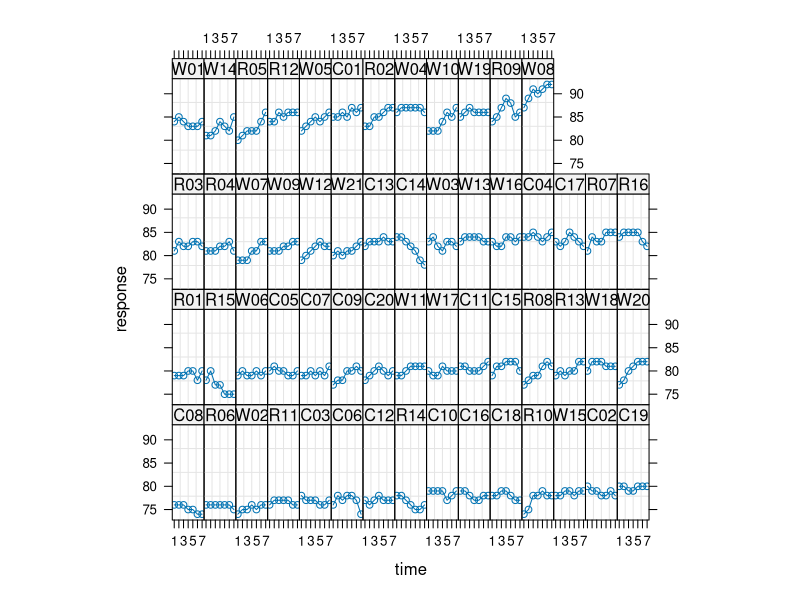
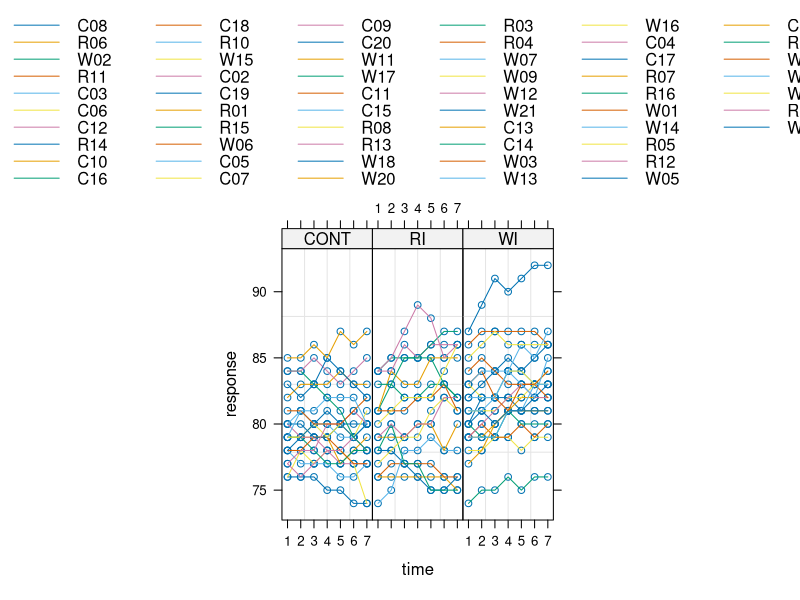
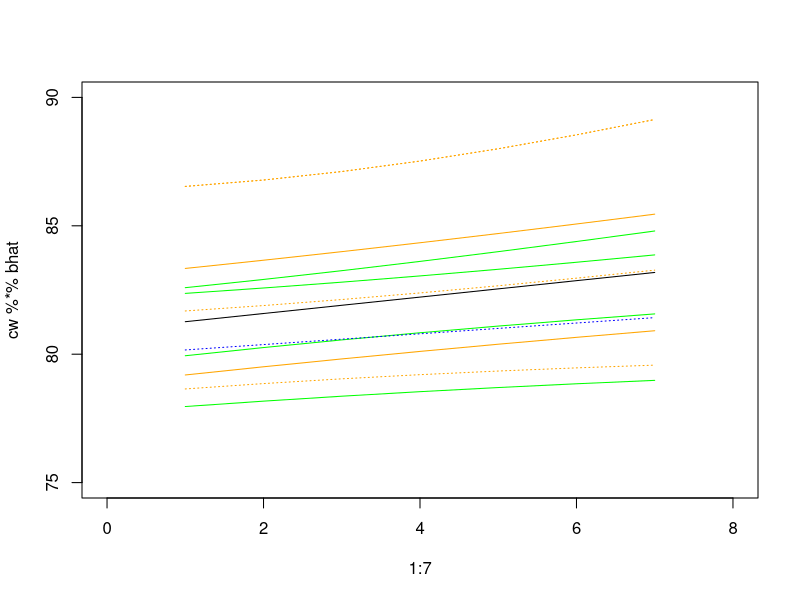

R code for these plots, in order:
library('nlme')
library('lme4')

weight <- read.table('weight.dat', header = TRUE)

# Tmt: 
# CONT: Control: 20 subjects
# RI: Rep increase: 16 subjects
# Weight increase: 21 subjects

# Time: 7 time intervals, each subject measured at each interval

# Make each subject unique
weight$sub <- paste(substr(weight$tmt, 1, 1), sprintf("%02d", weight$subject), sep='')
# Make time start at 0. Lots of reasons, but for one if they don't start at the same spot, 
# there was probably an issue with randomization
weight$ztime <- weight$time - 1
weightsort <- weight[order(weight$sub), ]
weightsort[1:14, ]

# Some nice quick views of the data. Look at intercepts, slopes, etc. Note C14 is heavy negative slope
WeightG <- groupedData(response ~ time | sub, data = weight)
plot(WeightG)
plot(WeightG, outer = ~tmt)

# This model gives 3 intercepts and 3 slopes (we get rid of the normal intercept to get values on ALL groups)
# This structures the design matrix for us to actually see the slopes of all groups
fitlm <- lm(response ~ -1 + as.factor(tmt) + ztime:as.factor(tmt), data = weight)
# 4th line indicates control doesn't really change over time
summary(fitlm)
# However, this is the wrong analysis. It's not accounting for subject at all, etc.
logLik(fitlm)

# Fit mixed model. By default fits CompoundSymmetric
# Does CompSymm make sense for this data? It implies that with a subject, the covariance between 
# times 1&2 is the same as 1&7, etc.
fitcs <- lmer(response ~ -1 + as.factor(tmt) + ztime:as.factor(tmt) + (1|sub), data = weight)
summary(fitcs)
logLik(fitcs)
# We're fitting 3 slopes, but 57 lines (the lines just have slope according to the treatment, but intercept 
# according to the subject)
# X is a matrix that indicates: first 3 columns which treatment per time step,
#  ext 3 columns the time steps per treatment)
# beta is the intercept
# Z is matrix that indicates which treatment the subjects were in
# u is the deviation from the intercept
# This structure allows each line (57 subjects) to start at a different spot

# Same exact structure as the model above, just different function
fitcsg <- gls(response ~ -1 + as.factor(tmt) + ztime:as.factor(tmt), 
  correlation = corCompSymm(form = ~1|sub), data = weight)
logLik(fitcsg)
# However, fitcs gives us the u-hats, fitcsg does not. If we care about ind. subjects, we might want u-hats
# You can see the u-hats using:
ranef(fitcs)

# The random effect is now putting both the intercept and time in the Z-matrix
# This gives us a deviation from the intercept AND a deviation from the slope
# Now each line can start at a different place and tilt differently
fitrc <- lmer(response ~ -1 + as.factor(tmt) + ztime:as.factor(tmt) + (ztime|sub), data = weight)
summary(fitrc)
# u ~ N(0,G). G was a diagonal with sigma^2_s
# Now in the summary we see there is a Corr of -0.06 on ztime
# So now u has off-diagonals??
logLik(fitrc)

# The || assumes the slopes and intercepts are independent (not correlation)
# Generally we'd assume slopes and intercepts have negative correlation (slope up, intercept down)
fitrc1 <- lmer(response ~ -1 + as.factor(tmt) + ztime:as.factor(tmt) + (ztime||sub), data = weight)
summary(fitrc1)
logLik(fitrc1)

# ANOVA requires ML, not REML. In REML we integrate out the betas, but the ANOVA needs it
anova(fitrc, fitrc1)
logLik(fitrc) #-659.6185 (df = 10)
logLik(fitrc1) # -659.6982 (df = 9), diff ~.08, *2 ~ .16
1-pchisq(.16, 1) # Not significantly differently


bhat <- t(t(fixef(fitrc1)))
uhat <- ranef(fitrc1)$sub # 2 columns, intercepts and slopes

# Using y = XB + Zu + e, e ~ N(0, R), u ~ N(0, G), e and u are independent
# We will use the C-hat shown in the SAS documentation
uhat <- matrix(as.matrix(uhat), 114, 1) # combines it all into one column
X <- model.matrix(~ -1 + as.factor(tmt) + ztime:as.factor(tmt), data = weightsort)
dim(X) # 399 x 6
Z <- model.matrix(response ~ -1 + as.factor(sub) + ztime:sub, data = weightsort)
dim(Z) # 399 x 114
Z[2, ] # Start with a 1 for intercept of C01, and a 1 for the slope of C01
summary(fitrc1)
R <- .6337*diag(1,399) # Residual variance x Identity
g <- rbind(c(8.8853, 0), c(0, 0.1234)) # Intercept then Slope
g # This is our little 2x2 block
G <- g %x% diag(1, 57)
G[1:7, 1:7] # First 57 rows/columns is a diagonal of 8.8853
G[56:60, 56:60] # Last 57 rows/columns is a diagonal of 0.1234. This shows the transition

sigma <- Z %*% G %*% t(Z) + R
sigma[1:7, 1:7]

sigma_i <- solve(sigma)
v11 <- solve(t(X) %*% sigma_i %*% X)
v22 <- solve(t(Z) %*% solve(R) %*% Z + solve(G)) + G %*% t(Z) %*% sigma_i %*% X %*% v11 %*% t(X) %*% sigma_i %*% Z %*% G
v12 <- -v11 %*% t(X) %*% sigma_i %*% Z %*% G
v21 <- t(v12)
chat <- rbind(cbind(v11, v12), cbind(v21,v22))

z56 <- t(rep(0,56))

# This is getting the value for first subject on 6th (last) time period
# 3 intercept columns, 3 slope columns
# Should be 79.97 - .048*6 + 4.95 + .344*6, pulled from the summary
csub1 <- cbind(1,0,0,6,0,0,1,z56,6,z56)
bhatuhat <- rbind(bhat, uhat)
csub1 %*% bhatuhat

# Intervals for subject 1 in control at ztime 6
fit_test <- lmerTest::lmer(response ~ as.factor(tmt) + ztime:as.factor(tmt) + (ztime||sub), data = weightsort)
anova_table <- anova(fit_test)
den_df <- anova_table$DenDF[1]  # Denominator degrees of freedom

# Confidence Interval
csub1 %*% bhatuhat + qt(.975, den_df)*sqrt(csub1 %*% chat %*% t(csub1))
csub1 %*% bhatuhat - qt(.975, den_df)*sqrt(csub1 %*% chat %*% t(csub1))

# Prediction interval (which is a little silly here)
# Uses the residual variance (e)
csub1 %*% bhatuhat + qt(.975, den_df)*sqrt(csub1 %*% chat %*% t(csub1) + .6337)
csub1 %*% bhatuhat - qt(.975, den_df)*sqrt(csub1 %*% chat %*% t(csub1) + .6337)

# Now looking at the overal group estimate for treatment 3 at time 6
vhatbhat <- chat[1:6,1:6]
cw6 <- rbind(c(0,0,1,0,0,6))
ucl <- cw6 %*% bhat + qt(.975, den_df)*sqrt(cw6 %*% vhatbhat %*% t(cw6))
lcl <- cw6 %*% bhat - qt(.975, den_df)*sqrt(cw6 %*% vhatbhat %*% t(cw6))
c(lcl, cw6%*%bhat, ucl)

# Now looking at all times for treatment 3
cw <- cbind(0,0,1,0,0,0:6)
plot(1:7, cw%*%bhat, xlim = c(0,8), ylim = c(75,90), type = "l")
ucl <- cw %*% bhat + qt(.975, den_df)*sqrt(diag(cw %*% vhatbhat %*% t(cw)))
lcl <- cw %*% bhat - qt(.975, den_df)*sqrt(diag(cw %*% vhatbhat %*% t(cw)))
cbind(lcl, cw%*%bhat, ucl)
lines(1:7, ucl, col = "green")
lines(1:7, lcl, col = "green")

# Now add on the plots for treatment 2
cr <- cbind(0,1,0,0,0:6,0)
lines(1:7, cr%*%bhat, lty = 3, col = "blue")
ucl_r <- cr %*% bhat + qt(.975, den_df)*sqrt(diag(cr %*% vhatbhat %*% t(cr)))
lcl_r <- cr %*% bhat - qt(.975, den_df)*sqrt(diag(cr %*% vhatbhat %*% t(cr)))
cbind(lcl_r, cr%*%bhat, ucl_r)
lines(1:7, ucl_r, col = "orange", lty = 3)
lines(1:7, lcl_r, col = "orange", lty = 3)

# Test the difference in the intercepts
crw1 <- cbind(0,-1,1,0,0,0)
tstat <- (crw1 %*% bhat)/sqrt(crw1 %*% vhatbhat %*% t(crw1))
2 * (1-pt(tstat, den_df))

# Test the difference in the slopes
csrw <- cbind(0,0,0,0,-1,1)
tstat <- (csrw %*% bhat)/sqrt(csrw %*% vhatbhat %*% t(csrw))
2 * (1-pt(tstat, den_df))

# Now the prediction interval lines
upl_r <- cr %*% bhat + qt(.975, den_df)*sqrt(diag(cr %*% vhatbhat %*% t(cr) + .6337))
lpl_r <- cr %*% bhat - qt(.975, den_df)*sqrt(diag(cr %*% vhatbhat %*% t(cr) + .6337))
lines(1:7, upl_r, col = "green")
lines(1:7, lpl_r, col = "green")

upl_w <- cw %*% bhat + qt(.975, den_df)*sqrt(diag(cw %*% vhatbhat %*% t(cw) + .6337))
lpl_w <- cw %*% bhat - qt(.975, den_df)*sqrt(diag(cw %*% vhatbhat %*% t(cw) + .6337))
lines(1:7, upl_w, col = "orange")
lines(1:7, lpl_w, col = "orange")

# Now use the variance from the data
z <- cbind(1,0:6)
r <- .6337*diag(1,7)
vardata <- z %*% g %*% t(z) + r
upl_rr <- cr %*% bhat + qt(.975, den_df) * sqrt(diag(cr %*% vhatbhat %*% t(cr) + vardata))
lpl_rr <- cr %*% bhat + qt(.975, den_df) * sqrt(diag(cr %*% vhatbhat %*% t(cr) + vardata))
lines(1:7, upl_rr, col = "orange", lty = 3)
lines(1:7, lpl_rr, col = "orange", lty = 3)

# Other potential models
fitar1 <- gls(response ~ -1 + as.factor(tmt) + ztime:as.factor(tmt), correlation = corAR1(form = ~ ztime | sub), data = weightsort)
summary(fitar1)
3.282^2 # Variance
logLik(fitar1)
getVarCov(fitar1)
vhatbhat <- vcov(fitar1)
vhatbhat
bb <- matrix(0,7,7)

for (i in 1:7) { 
  for (j in 1:7) {
    bb[i,j] <- ifelse(i==j, 10.77, 10.77*.95^(abs(i-j)))
  }
}
fitar1w <- gls(response ~ -1 + as.factor(tmt) + ztime:as.factor(tmt), correlation = corAR1(form = ~ ztime | sub), weight = varIdent(form = ~1|tmt), data = weight)
# This makes each block covariance (for each treatment) has it's own diagonal (scaled sigma2_e)
summary(fitar1w) 
logLik(fitar1w)
anova(fitar1, fitar1w)
# Better fit, but we would assume WI is slightly bigger than RI (higher weights should have higher variance),
# which is not the case here. Doesn't pass the "sniff test"
fitar1wzt <- gls(response ~ -1 + as.factor(tmt) + ztime:as.factor(tmt), correlation = corAR1(form = ~ ztime | sub), weight = varIdent(form = ~1|ztime), data = weight)
summary(fitar1wzt)
anova(fitar1, fitar1wzt)
logLik(fitar1wzt)
getVarCov(fitar1wzt)
# Unstructured
fitun <- gls(response ~ -1 + as.factor(tmt) + ztime:as.factor(tmt), correlation = corSymm(form = ~1|sub), weight = varIdent(form = ~1|ztime), data = weight)
logLik(fitun)
getVarCov(fitun)
anova(fitar1, fitun)
summary(fitun)

AIC(fitrc1)
AIC(fitar1)
AIC(fitun)
AIC(fitar1w)
AIC(fitar1wzt)
BIC(fitrc1)
BIC(fitar1)

keep <- sample(1:399, 300)
weightun <- weight[keep,]
dim(weight)
fitrc1u <- lmer(response ~ -1 + as.factor(tmt)+ztime:as.factor(tmt) + (ztime||sub),data=weightun)
fitar1u <- gls(response ~-1+as.factor(tmt)+ztime:as.factor(tmt),correlation = corAR1(form=~1|sub),data=weightun)
fitar1wu <- gls(response ~-1+as.factor(tmt)+ztime:as.factor(tmt),correlation = corAR1(form=~1|sub),weights=varIdent(form=~1|tmt),data=weightun)
AIC(fitrc1u)
AIC(fitar1u)
AIC(fitar1wu)
BIC(fitrc1u)
BIC(fitar1u)
BIC(fitar1wu)
